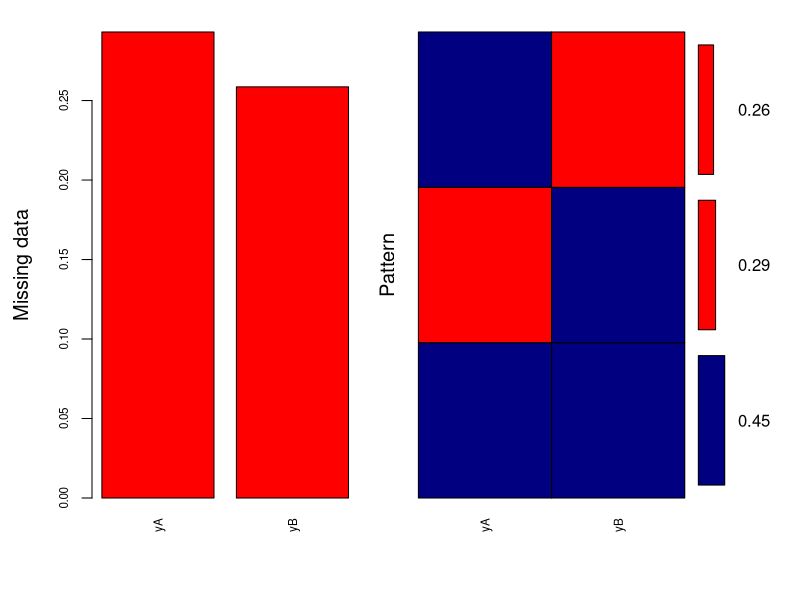
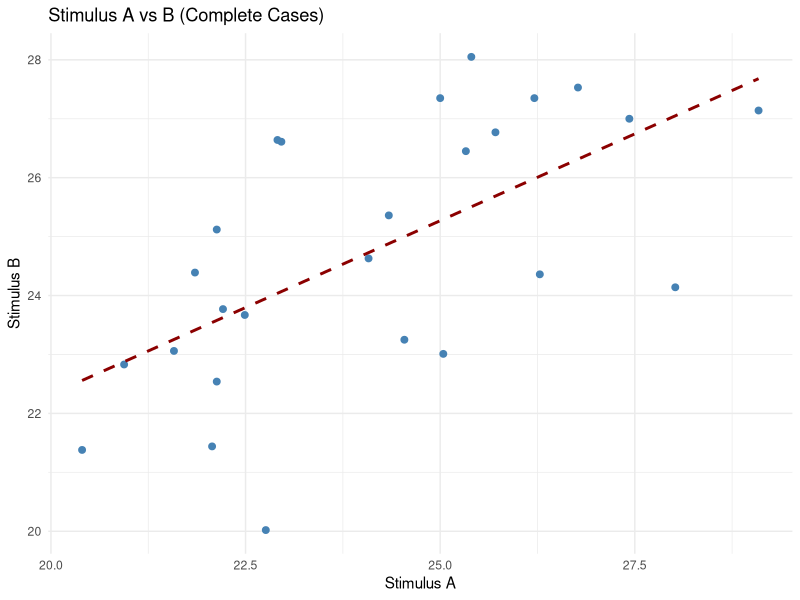
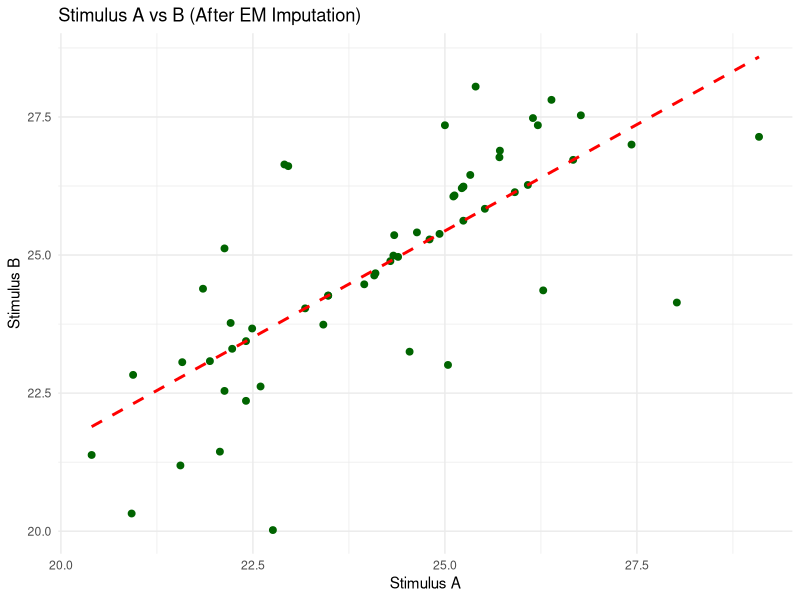

Reproduce these figures in R, in order.
## ---- chunk 1
library(readxl)
library(dplyr)
library(ggplot2)
library(VIM)
library(ggplot2)
library(mvtnorm)
## ---- chunk 2
data <- read_excel("interexp.dat.xlsx")
str(data)
## ---- chunk 3
#count NA value
summary(data)
colSums(is.na(data))
## ---- chunk 4
aggr_plot <- aggr(data, col=c('navyblue','red'), numbers=TRUE, sortVars=TRUE,
                  labels=names(data), cex.axis=.7, gap=3, 
                  ylab=c("Missing data","Pattern"))
## ---- chunk 5
complete <- data %>% filter(!is.na(yA) & !is.na(yB))

png("before.png", width = 800, height = 600)
ggplot(complete, aes(x = yA, y = yB)) +
  geom_point(color = "steelblue", size = 2) +
  geom_smooth(method = "lm", se = FALSE, color = "darkred", linetype = "dashed") +
  labs(title = "Stimulus A vs B (Complete Cases)",
       x = "Stimulus A",
       y = "Stimulus B") +
  theme_minimal()
dev.off()
## ---- chunk 6
df_em <- data
tol <- 1e-6
max_iter <- 100
n <- nrow(df_em)

# initial parameter（Using complete case to estimate）
complete <- df_em[complete.cases(df_em), ]
mu <- colMeans(complete)
Sigma <- cov(complete)

# Store the index of missing positions
missing_A <- which(is.na(df_em$yA) & !is.na(df_em$yB))
missing_B <- which(!is.na(df_em$yA) & is.na(df_em$yB))

for (iter in 1:max_iter) {
  mu_old <- mu
  Sigma_old <- Sigma
  
  # E-step: 
  # 1. yA missing
  for (i in missing_A) {
    yB_i <- df_em$yB[i]
    muA <- mu[1]
    muB <- mu[2]
    sAA <- Sigma[1,1]
    sBB <- Sigma[2,2]
    sAB <- Sigma[1,2]
    
    # Conditional expectation and variance
    cond_mu <- muA + sAB/sBB * (yB_i - muB)
    df_em$yA[i] <- cond_mu
  }
  
  # 2. yB missing
  for (i in missing_B) {
    yA_i <- df_em$yA[i]
    muA <- mu[1]
    muB <- mu[2]
    sAA <- Sigma[1,1]
    sBB <- Sigma[2,2]
    sAB <- Sigma[1,2]
    
    cond_mu <- muB + sAB/sAA * (yA_i - muA)
    df_em$yB[i] <- cond_mu
  }
  
  # M-step: Calculate the new mean and covariance matrix
  mu <- colMeans(df_em)
  Sigma <- cov(df_em)
  
  # Convergence
  if (sum(abs(mu - mu_old)) < tol & sum(abs(Sigma - Sigma_old)) < tol) {
    cat("Converged at iteration:", iter, "\n")
    break
  }
}
## ---- chunk 7
mu
Sigma
## ---- chunk 8
#after imputation
png("after.png", width = 800, height = 600)
ggplot(df_em, aes(x = yA, y = yB)) +
  geom_point(color = "darkgreen", size = 2) +
  geom_smooth(method = "lm", se = FALSE, color = "red", linetype = "dashed") +
  labs(title = "Stimulus A vs B (After EM Imputation)",
       x = "Stimulus A",
       y = "Stimulus B") +
  theme_minimal()
dev.off()
## ---- chunk 9

t.test(df_em$yA, df_em$yB, paired = TRUE)
